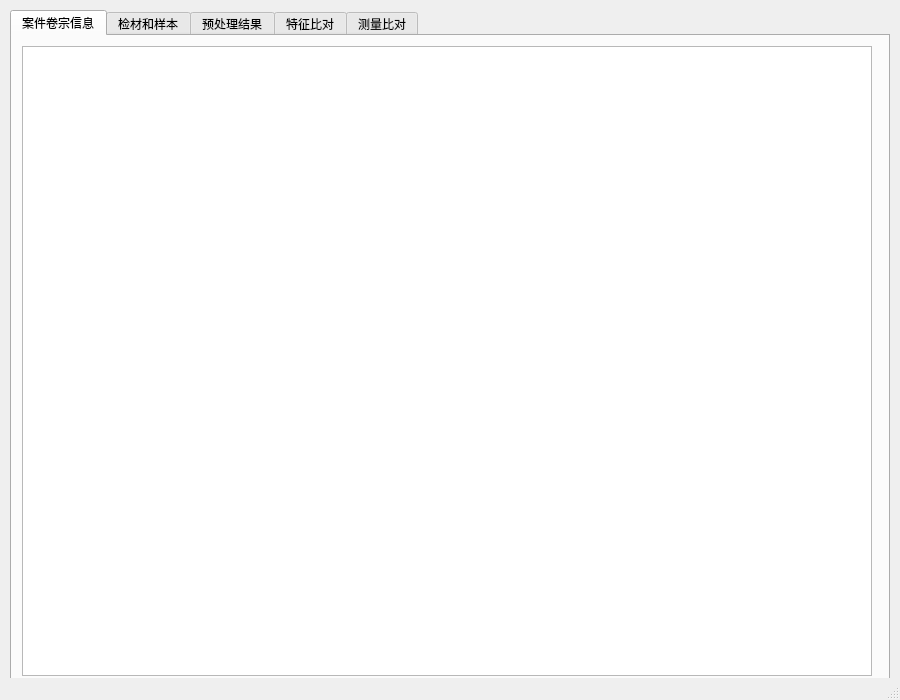
<?xml version="1.0" encoding="UTF-8"?>
<ui version="4.0">
 <class>MainWindow</class>
 <widget class="QMainWindow" name="MainWindow">
  <property name="geometry">
   <rect>
    <x>0</x>
    <y>0</y>
    <width>900</width>
    <height>700</height>
   </rect>
  </property>
  <property name="windowTitle">
   <string>案件卷宗管理工具</string>
  </property>
  <widget class="QWidget" name="centralwidget">
   <widget class="QTabWidget" name="tab_widget">
    <property name="geometry">
     <rect>
      <x>10</x>
      <y>10</y>
      <width>880</width>
      <height>680</height>
     </rect>
    </property>
    <!-- Tab 1: 案件卷宗信息 -->
    <widget class="QWidget" name="tab_case_info">
     <attribute name="title">
      <string>案件卷宗信息</string>
     </attribute>
     <widget class="QTextEdit" name="textedit_case_info">
      <property name="geometry">
       <rect>
        <x>10</x>
        <y>10</y>
        <width>850</width>
        <height>630</height>
       </rect>
      </property>
      <property name="readOnly">
       <bool>true</bool>
      </property>
     </widget>
    </widget>
    <!-- Tab 2: 检材和样本 -->
    <widget class="QWidget" name="tab_materials">
     <attribute name="title">
      <string>检材和样本</string>
     </attribute>
     <widget class="QLabel" name="label_image1">
      <property name="geometry">
       <rect>
        <x>50</x>
        <y>50</y>
        <width>300</width>
        <height>400</height>
       </rect>
      </property>
      <property name="text">
       <string>Image 1</string>
      </property>
      <property name="alignment">
       <set>Qt::AlignCenter</set>
      </property>
      <property name="frameShape">
       <enum>QFrame::Box</enum>
      </property>
     </widget>
     <widget class="QLabel" name="label_image2">
      <property name="geometry">
       <rect>
        <x>500</x>
        <y>50</y>
        <width>300</width>
        <height>400</height>
       </rect>
      </property>
      <property name="text">
       <string>Image 2</string>
      </property>
      <property name="alignment">
       <set>Qt::AlignCenter</set>
      </property>
      <property name="frameShape">
       <enum>QFrame::Box</enum>
      </property>
     </widget>
    </widget>
    <!-- Tab 3: 预处理结果 -->
    <widget class="QWidget" name="tab_preprocessing">
     <attribute name="title">
      <string>预处理结果</string>
     </attribute>
     <widget class="QTextEdit" name="textedit_preprocessing_results">
      <property name="geometry">
       <rect>
        <x>10</x>
        <y>10</y>
        <width>850</width>
        <height>630</height>
       </rect>
      </property>
      <property name="readOnly">
       <bool>true</bool>
      </property>
     </widget>
    </widget>
    <!-- Tab 4: 特征比对 -->
    <widget class="QWidget" name="tab_feature_comparison">
     <attribute name="title">
      <string>特征比对</string>
     </attribute>
     <widget class="QTextEdit" name="textedit_feature_comparison">
      <property name="geometry">
       <rect>
        <x>10</x>
        <y>10</y>
        <width>850</width>
        <height>630</height>
       </rect>
      </property>
      <property name="readOnly">
       <bool>true</bool>
      </property>
     </widget>
    </widget>
    <!-- Tab 5: 测量比对 -->
    <widget class="QWidget" name="tab_measurement_comparison">
     <attribute name="title">
      <string>测量比对</string>
     </attribute>
     <widget class="QTextEdit" name="textedit_measurement_comparison">
      <property name="geometry">
       <rect>
        <x>10</x>
        <y>10</y>
        <width>850</width>
        <height>630</height>
       </rect>
      </property>
      <property name="readOnly">
       <bool>true</bool>
      </property>
     </widget>
    </widget>
   </widget>
  </widget>
  <widget class="QMenuBar" name="menubar"/>
  <widget class="QStatusBar" name="statusbar"/>
 </widget>
</ui>
